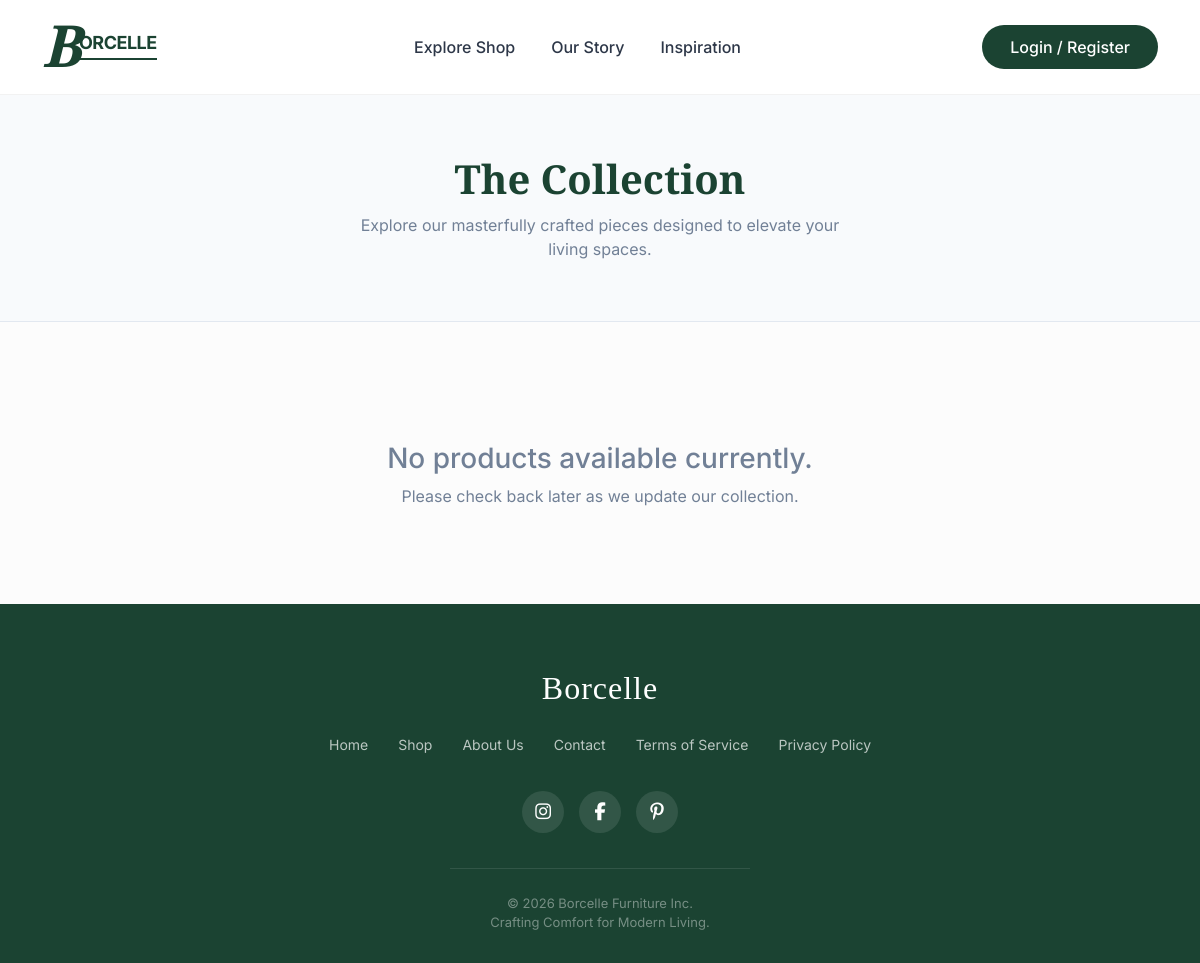
The page /guestproducts/ on the database as committed earlier.
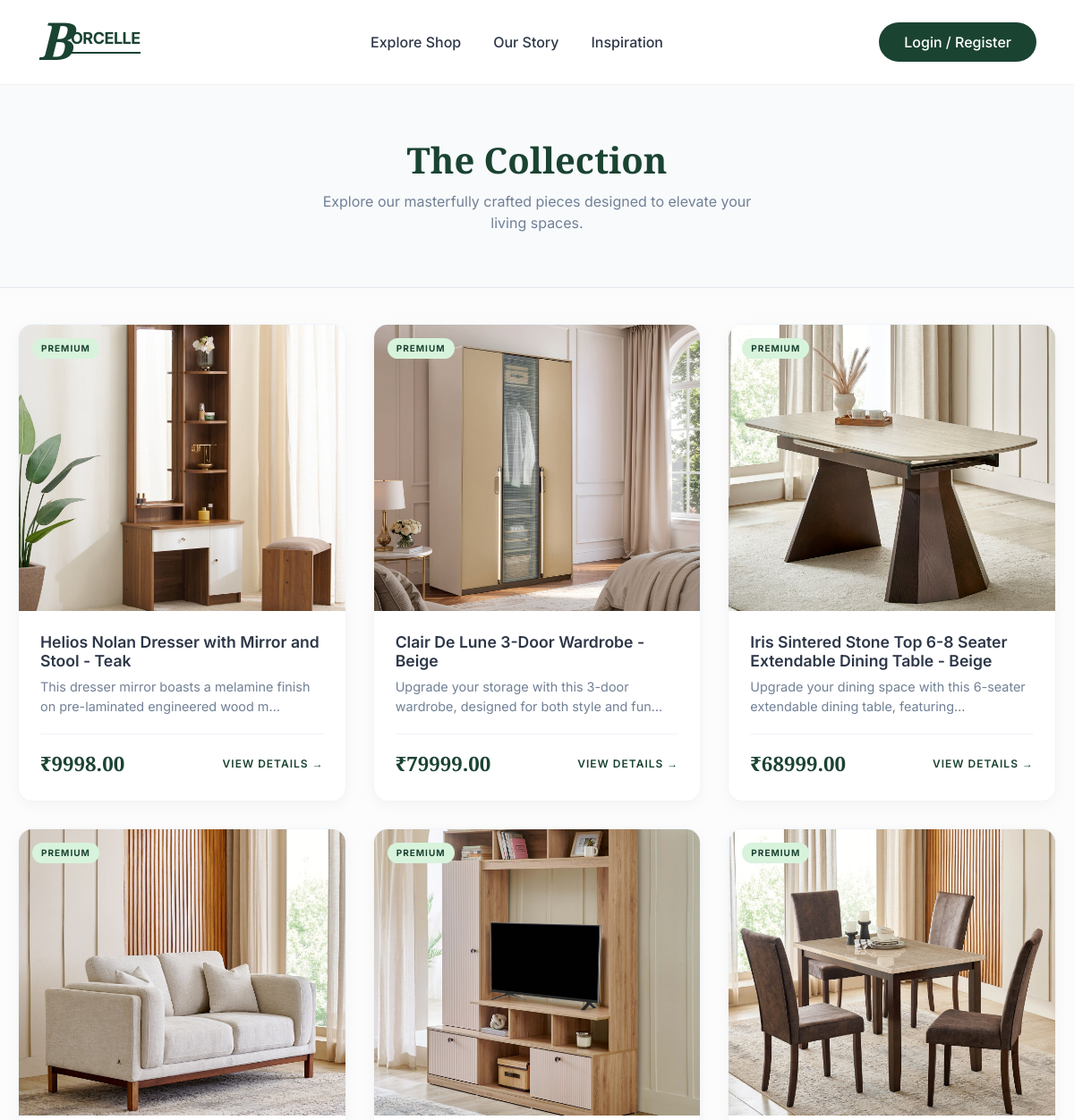
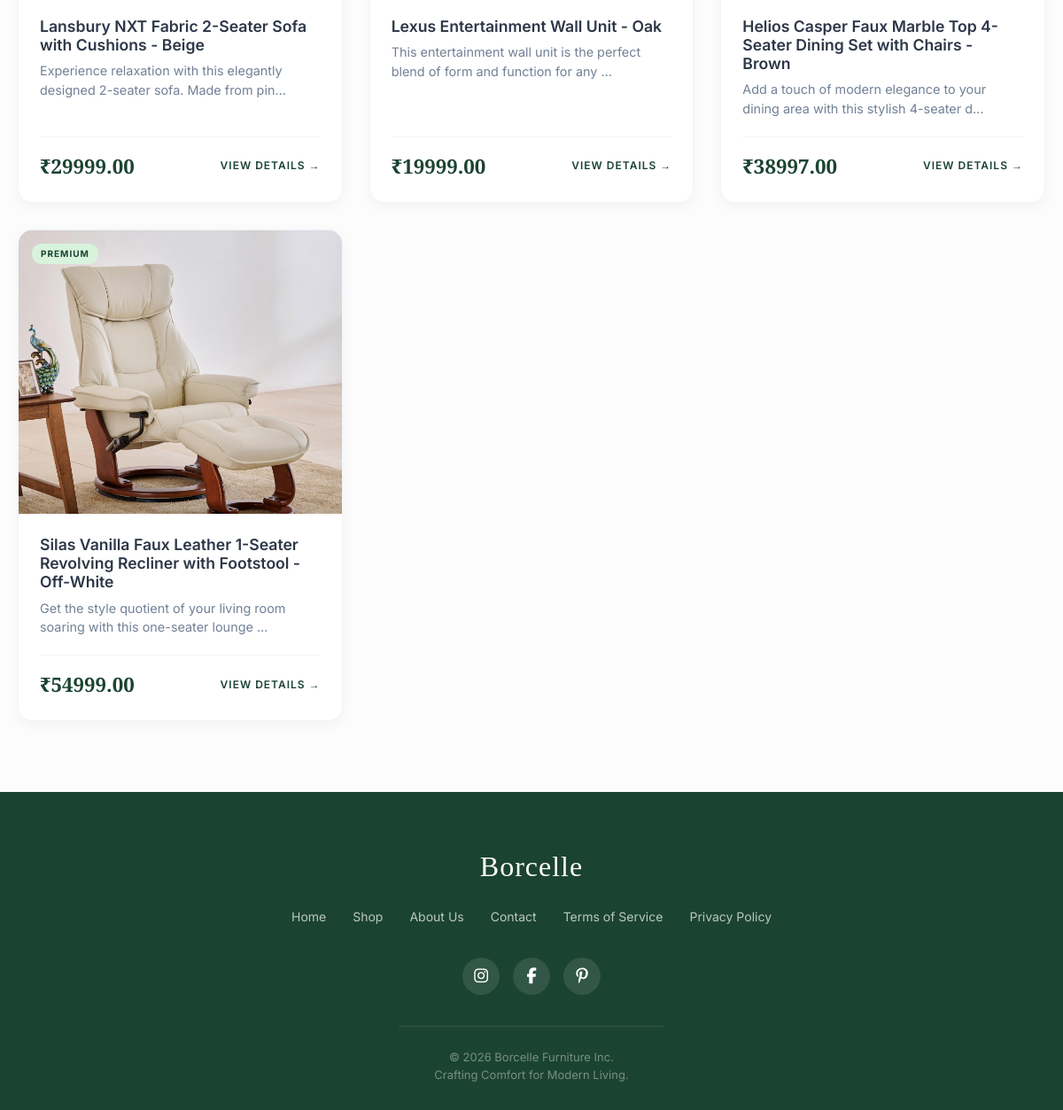
The same page on the database as committed later (2 pictures, top to bottom).
### adminApp/models.py (models this page shows)
class Product(models.Model):
    ProductId = models.AutoField(primary_key=True)
    ProductName = models.CharField(max_length=200)
    ProductDescription = models.TextField()
    ProductImage = models.ImageField(upload_to='products/', null=True, blank=True)
    ProductPrice = models.DecimalField(max_digits=10, decimal_places=2)
    stock = models.IntegerField(default=0)
    category = models.ForeignKey(Category, on_delete=models.CASCADE, related_name='products')

### guestApp/views.py (the view)
def productsList(request):
    product_details = Product.objects.all()
    return render(request, 'Guest/products.html', {'product_details': product_details,'action': 'list'})

### templates/Guest/products.html (shortened to what this page needs)
{% extends "guestHeaderFooter.html" %}
{% block content %}
{% if action == 'list' %}
<div class="guest-shop-header">
  <h1>The Collection</h1>
  <p>Explore our masterfully crafted pieces designed to elevate your living spaces.</p>
</div>
{% if product_details %}
<div class="guest-product-grid">
 {% for product in product_details %}
    <a href="{% url 'login' %}" class="g-prod-card" style="text-decoration: none; color: inherit;">
        <div class="g-prod-img">
            <div class="g-prod-badge">Premium</div>
            <img src="{{ product.ProductImage.url }}" alt="{{ product.ProductName }}">
        </div>
        <div class="g-prod-info">
            <h3>{{ product.ProductName }}</h3>
            <p>{{ product.ProductDescription|truncatechars:80 }}</p>
            <div class="g-prod-footer">
                <div class="g-prod-price">₹{{ product.ProductPrice }}</div>
                <div class="g-prod-btn">View Details &rarr;</div>
            </div>
        </div>
    </a>
{% endfor %}
</div>
{% else %}
<div class="empty-state">
  <h3>No products available currently.</h3>
  <p>Please check back later as we update our collection.</p>
</div>
{% endif %}
{% endif %}
{% endblock %}

### templates/guestHeaderFooter.html (shortened to what this page needs)
<!DOCTYPE html>
<html lang="en">
<head>
    <link href="https://cdn.jsdelivr.net/npm/bootstrap@5.3.3/dist/css/bootstrap.min.css" rel="stylesheet">
    <link rel="stylesheet" href="https://cdnjs.cloudflare.com/ajax/libs/font-awesome/6.5.1/css/all.min.css">
</head>
<body>
<nav class="navbar navbar-expand-lg guest-navbar sticky-top">
  <div class="container">
   <a class="navbar-brand" href="{% url 'home' %}" style="text-decoration: none; padding: 0;">
  <div style="display: flex; align-items: baseline; position: relative;">
    <span style="
      font-family: 'Playfair Display', serif;
      font-style: italic;
      font-weight: 900;
      font-size: 58px;
      color: #1b4332;
      line-height: 1;
      margin-right: -2px;
    ">B</span>
    <span style="
      font-family: 'Inter', sans-serif;
      font-weight: 700;
      font-size: 18px;
      color: #1b4332;
      text-transform: uppercase;
      letter-spacing: -0.5px;
      /* This move it up to align with the top of the B */
      transform: translateY(-18px);
      border-bottom: 2px solid #1b4332;
      padding-bottom: 2px;
    ">orcelle</span>
  </div>
</a>
    <div class="collapse navbar-collapse" id="guestNav">
      <ul class="navbar-nav mx-auto mb-2 mb-lg-0">
        <li class="nav-item"><a class="nav-link" href="{% url 'guestproducts' %}">Explore Shop</a></li>
        <li class="nav-item"><a class="nav-link" href="#">Our Story</a></li>
        <li class="nav-item"><a class="nav-link" href="#">Inspiration</a></li>
      </ul>
      <div class="d-flex align-items-center">
        <a href="{% url 'login' %}" class="btn-auth">Login / Register</a>
      </div>
    </div>
  </div>
</nav>
<main class="guest-main">
  {% block content %}{% endblock %}
</main>
<footer class="guest-footer">
  <div class="container">
    <div class="guest-footer-brand">Borcelle</div>
    <ul class="guest-footer-links">
      <li><a href="{% url 'home' %}">Home</a></li>
      <li><a href="#">Shop</a></li>
      <li><a href="#">About Us</a></li>
      <li><a href="#">Contact</a></li>
      <li><a href="#">Terms of Service</a></li>
      <li><a href="#">Privacy Policy</a></li>
    </ul>
    <div class="guest-socials">
      <a href="#" aria-label="Instagram"><i class="fab fa-instagram"></i></a>
      <a href="#" aria-label="Facebook"><i class="fab fa-facebook-f"></i></a>
      <a href="#" aria-label="Pinterest"><i class="fab fa-pinterest-p"></i></a>
    </div>
    <div class="guest-copyright">
        © 2026 Borcelle Furniture Inc.<br>
        Crafting Comfort for Modern Living.
    </div>
  </div>
</footer>
</body>
</html>

### templates/guestHeaderFooter.html (style rules this page uses)
:root { --brand-dark: #1b4332; --brand-light: #d8f3dc; --text-main: #2d3748; --bg-main: #fcfcfc; }
body { font-family: 'Inter', sans-serif; background-color: var(--bg-main); color: var(--text-main); display: flex; flex-direction: column; min-height: 100vh; margin: 0; }
.guest-navbar { background: #ffffff; border-bottom: 1px solid rgba(0,0,0,0.05); padding: 16px 0; transition: all 0.3s; }
.guest-navbar .nav-link { color: var(--text-main); font-weight: 500; margin: 0 10px; transition: color 0.3s; }
.btn-auth { background: var(--brand-dark); color: #fff; border-radius: 50px; padding: 10px 28px; font-weight: 500; text-decoration: none; transition: all 0.3s; border: none; }
.guest-main { flex: 1; }
.guest-footer { background: var(--brand-dark); color: rgba(255,255,255,0.8); padding: 60px 0 30px; text-align: center; margin-top: auto; }
.guest-footer-brand { font-family: 'Playfair Display', serif; font-size: 32px; color: #fff; margin-bottom: 20px; letter-spacing: 1px; }
.guest-footer-links { list-style: none; padding: 0; margin: 0 0 35px; display: flex; justify-content: center; gap: 30px; flex-wrap: wrap; }
.guest-footer-links a { color: rgba(255,255,255,0.7); text-decoration: none; font-size: 14px; transition: color 0.2s; font-weight: 400; }
.guest-socials { display: flex; justify-content: center; gap: 15px; margin-bottom: 35px; }
.guest-socials a { width: 42px; height: 42px; border-radius: 50%; background: rgba(255,255,255,0.1); display: flex; align-items: center; justify-content: center; transition: all 0.3s ease; color: #ffffff; text-decoration: none; font-size: 18px; }
.guest-copyright { font-size: 13px; color: rgba(255,255,255,0.4); border-top: 1px solid rgba(255,255,255,0.1); padding-top: 25px; max-width: 300px; margin: 0 auto; }

### templates/Guest/products.html (style rules this page uses)
.guest-shop-header { text-align: center; padding: 60px 20px; background: #f8fafc; border-bottom: 1px solid #e2e8f0; margin-bottom: 40px; }
.guest-shop-header h1 { font-family: 'Playfair Display', serif; font-size: 2.5rem; color: #1b4332; font-weight: 700; margin-bottom: 10px; }
.guest-shop-header p { color: #718096; max-width: 500px; margin: 0 auto; }
.guest-product-grid { padding: 0 20px 80px; display: grid; grid-template-columns: repeat(auto-fill, minmax(280px, 1fr)); gap: 30px; max-width: 1200px; margin: 0 auto; }
.g-prod-card { background: #fff; border-radius: 16px; overflow: hidden; box-shadow: 0 4px 15px rgba(0,0,0,0.04); border: 1px solid #f1f5f9; display: flex; flex-direction: column; text-decoration: none; transition: transform 0.3s, box-shadow 0.3s; }
.g-prod-img { height: 320px; background: #f8fafc; overflow: hidden; position: relative; }
.g-prod-img img { width: 100%; height: 100%; object-fit: cover; transition: transform 0.6s ease; }
.g-prod-badge { position: absolute; top: 15px; left: 15px; background: #d8f3dc; color: #1b4332; font-size: 10px; font-weight: 700; padding: 4px 10px; border-radius: 20px; text-transform: uppercase; letter-spacing: 1px; }
.g-prod-info { padding: 24px; flex: 1; display: flex; flex-direction: column; }
.g-prod-info h3 { font-size: 1.1rem; color: #2d3748; font-weight: 600; margin-bottom: 8px; }
.g-prod-info p { font-size: 0.9rem; color: #718096; flex: 1; margin-bottom: 20px; line-height: 1.5; }
.g-prod-footer { display: flex; justify-content: space-between; align-items: center; border-top: 1px solid #f1f5f9; padding-top: 16px; }
.g-prod-price { font-family: 'Playfair Display', serif; font-size: 1.4rem; font-weight: 700; color: #1b4332; }
.g-prod-btn { font-size: 12px; font-weight: 600; color: #1b4332; text-transform: uppercase; letter-spacing: 1px; }

Rows that differ between the two databases and show on the page:
added Product: ProductImage (picture), ProductName "Helios Nolan Dresser with Mirror and Stool - Teak", ProductDescription "This dresser mirror boasts a melamine finish on pre-laminated engineered wood m…", ProductPrice "9998.00"
added Product: ProductImage (picture), ProductName "Clair De Lune 3-Door Wardrobe - Beige", ProductDescription "Upgrade your storage with this 3-door wardrobe, designed for both style and fun…", ProductPrice "79999.00"
added Product: ProductImage (picture), ProductName "Iris Sintered Stone Top 6-8 Seater Extendable Dining Table - Beige", ProductDescription "Upgrade your dining space with this 6-seater extendable dining table, featuring…", ProductPrice "68999.00"
added Product: ProductImage (picture), ProductName "Lansbury NXT Fabric 2-Seater Sofa with Cushions - Beige", ProductDescription "Experience relaxation with this elegantly designed 2-seater sofa. Made from pin…", ProductPrice "29999.00"
added Product: ProductImage (picture), ProductName "Lexus Entertainment Wall Unit - Oak", ProductDescription "This entertainment wall unit is the perfect blend of form and function for any …", ProductPrice "19999.00"
added Product: ProductImage (picture), ProductName "Helios Casper Faux Marble Top 4-Seater Dining Set with Chairs - Brown", ProductDescription "Add a touch of modern elegance to your dining area with this stylish 4-seater d…", ProductPrice "38997.00"
added Product: ProductImage (picture), ProductName "Silas Vanilla Faux Leather 1-Seater Revolving Recliner with Footstool - Off-White", ProductDescription "Get the style quotient of your living room soaring with this one-seater lounge …", ProductPrice "54999.00"
Other text that changed with them:
text no longer shown: "No products available currently. Please check back later as we update our collection."
